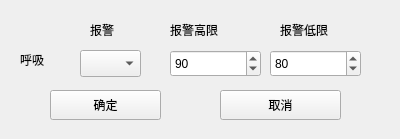
<?xml version="1.0" encoding="UTF-8"?>
<ui version="4.0">
 <class>Form_alm_huxi</class>
 <widget class="QWidget" name="Form_alm_huxi">
  <property name="geometry">
   <rect>
    <x>0</x>
    <y>0</y>
    <width>400</width>
    <height>139</height>
   </rect>
  </property>
  <property name="windowTitle">
   <string>呼吸报警限设置</string>
  </property>
  <widget class="QLabel" name="label_3">
   <property name="geometry">
    <rect>
     <x>90</x>
     <y>20</y>
     <width>51</width>
     <height>20</height>
    </rect>
   </property>
   <property name="text">
    <string>报警</string>
   </property>
  </widget>
  <widget class="QLabel" name="label_5">
   <property name="geometry">
    <rect>
     <x>280</x>
     <y>20</y>
     <width>71</width>
     <height>20</height>
    </rect>
   </property>
   <property name="text">
    <string>报警低限</string>
   </property>
  </widget>
  <widget class="QLabel" name="label_4">
   <property name="geometry">
    <rect>
     <x>170</x>
     <y>20</y>
     <width>71</width>
     <height>20</height>
    </rect>
   </property>
   <property name="text">
    <string>报警高限</string>
   </property>
  </widget>
  <widget class="QSpinBox" name="spinBox">
   <property name="geometry">
    <rect>
     <x>170</x>
     <y>50</y>
     <width>91</width>
     <height>27</height>
    </rect>
   </property>
   <property name="maximum">
    <number>300</number>
   </property>
   <property name="value">
    <number>90</number>
   </property>
  </widget>
  <widget class="QLabel" name="label">
   <property name="geometry">
    <rect>
     <x>20</x>
     <y>50</y>
     <width>51</width>
     <height>20</height>
    </rect>
   </property>
   <property name="text">
    <string>呼吸</string>
   </property>
  </widget>
  <widget class="QSpinBox" name="spinBox_2">
   <property name="geometry">
    <rect>
     <x>270</x>
     <y>50</y>
     <width>91</width>
     <height>27</height>
    </rect>
   </property>
   <property name="maximum">
    <number>300</number>
   </property>
   <property name="value">
    <number>80</number>
   </property>
  </widget>
  <widget class="QComboBox" name="comboBox">
   <property name="geometry">
    <rect>
     <x>80</x>
     <y>50</y>
     <width>61</width>
     <height>27</height>
    </rect>
   </property>
   <property name="maxVisibleItems">
    <number>2</number>
   </property>
  </widget>
  <widget class="QPushButton" name="pushButton">
   <property name="geometry">
    <rect>
     <x>50</x>
     <y>90</y>
     <width>111</width>
     <height>30</height>
    </rect>
   </property>
   <property name="text">
    <string>确定</string>
   </property>
  </widget>
  <widget class="QPushButton" name="pushButton_2">
   <property name="geometry">
    <rect>
     <x>220</x>
     <y>90</y>
     <width>121</width>
     <height>30</height>
    </rect>
   </property>
   <property name="text">
    <string>取消</string>
   </property>
  </widget>
 </widget>
 <resources/>
 <connections/>
</ui>
